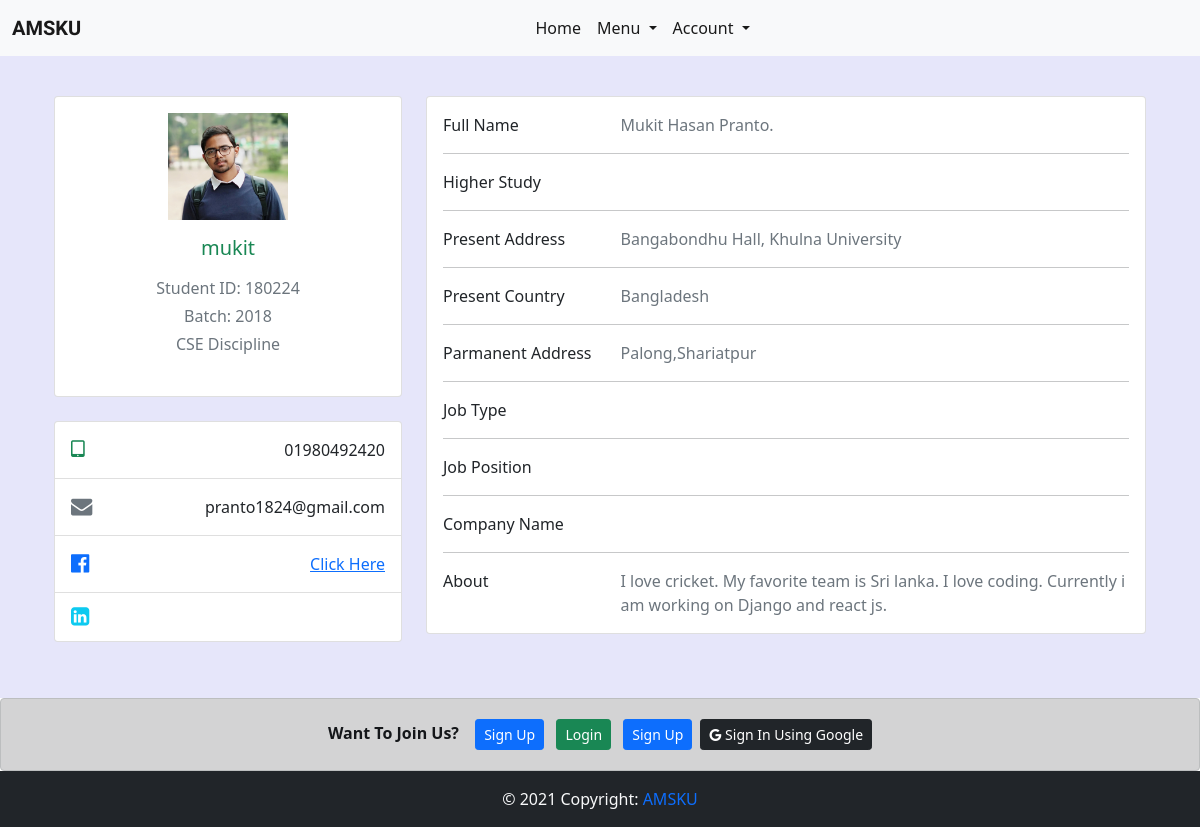
Page /profile/1/ on the committed database.
### home/models.py (models this page shows, shortened)
class Alumni_Profile(models.Model):
    discipline_list = ['Architecture','CSE','ECE','Math','URP','Physics','Chemistry','Stat','Pharmacy','BGE','FWT','FMRT','Agrotechnology','ES','SWE','BAD','HRM','DP','PM','DS','History','English','Bangla','IER','Sculpture','Econ','Sociology','MCJ','Law']
    Discipline_Choices = []
    for x in discipline_list:
        Discipline_Choices.append((x,x))
    Id_Choices = []
    for x in range(1,51):
        Id_Choices.append((str(x),str(x)))
    Batch_Choices = []
    for x in range(1991,2019):
        Batch_Choices.append((str(x),str(x)))
    job_list=['Agriculture','Architecture and Construction','Business Management and Administration','Education','Finance','Food','Government and Public Administration','Health Science','Human Services','Law, Public Safety, Corrections and Security','Manufacturing','Marketing, Sales and Service','Natural Resources','Science, Technology and Engineering','Other']
    Job_Choices = []
    for x in job_list:
        Job_Choices.append((x,x))
    country_list = ["Afghanistan","Albania","Algeria","Andorra","Angola","Anguilla","Antigua &amp; Barbuda","Argentina","Armenia","Aruba","Australia","Austria","Azerbaijan","Bahamas","Bahrain","Bangladesh","Barbados","Belarus","Belgium","Belize","Benin","Bermuda","Bhutan","Bolivia","Bosnia &amp; Herzegovina","Botswana","Brazil","British Virgin Islands","Brunei","Bulgaria","Burkina Faso","Burundi","Cambodia","Cameroon","Cape Verde","Cayman Islands","Chad","Chile","China","Colombia","Congo","Cook Islands","Costa Rica","Cote D Ivoire","Croatia","Cruise Ship","Cuba","Cyprus","Czech Republic","Denmark","Djibouti","Dominica","Dominican Republic","Ecuador","Egypt","El Salvador","Equatorial Guinea","Estonia","Ethiopia","Falkland Islands","Faroe Islands","Fiji","Finland","France","French Polynesia","French West Indies","Gabon","Gambia","Georgia","Germany","Ghana","Gibraltar","Greece","Greenland","Grenada","Guam","Guatemala","Guernsey","Guinea","Guinea Bissau","Guyana","Haiti","Honduras","Hong Kong","Hungary","Iceland","India","Indonesia","Iran","Iraq","Ireland","Isle of Man","Israel","Italy","Jamaica","Japan","Jersey","Jordan","Kazakhstan","Kenya","Kuwait","Kyrgyz Republic","Laos","Latvia","Lebanon","Lesotho","Liberia","Libya","Liechtenstein","Lithuania","Luxembourg","Macau","Macedonia","Madagascar","Malawi","Malaysia","Maldives","Mali","Malta","Mauritania","Mauritius","Mexico","Moldova","Monaco","Mongolia","Montenegro","Montserrat","Morocco","Mozambique","Namibia","Nepal","Netherlands","Netherlands Antilles","New Caledonia","New Zealand","Nicaragua","Niger","Nigeria","Norway","Oman","Pakistan","Palestine","Panama","Papua New Guinea","Paraguay","Peru","Philippines","Poland","Portugal","Puerto Rico","Qatar","Reunion","Romania","Russia","Rwanda","Saint Pierre &amp; Miquelon","Samoa","San Marino","Satellite","Saudi Arabia","Senegal","Serbia","Seychelles","Sierra Leone","Singapore","Slovakia","Slovenia","South Africa","South Korea","Spain","Sri Lanka","St Kitts &amp; Nevis","St Lucia","St Vincent","St. Lucia","Sudan","Suriname","Swaziland","Sweden","Switzerland","Syria","Taiwan","Tajikistan","Tanzania","Thailand","Timor L'Este","Togo","Tonga","Trinidad &amp; Tobago","Tunisia","Turkey","Turkmenistan","Turks &amp; Caicos","Uganda","Ukraine","United Arab Emirates","United Kingdom","Uruguay","Uzbekistan","Venezuela","Vietnam","Virgin Islands (US)","Yemen","Zambia","Zimbabwe"]
    Country_Choices = []
    for x in country_list:
        Country_Choices.append((x,x))
    full_name = models.CharField(max_length=255)
    image = models.FileField(upload_to='profile_pic/')
    certificate = models.FileField(upload_to='certificate/')
    discipline = models.CharField(max_length=255,choices=Discipline_Choices)
    student_id = models.CharField(max_length=10)
    batch = models.CharField(max_length=50,choices=Batch_Choices)
    job_type = models.CharField(max_length=50,blank=True)
    job_position = models.CharField(max_length=60,blank=True)
    company_name = models.CharField(max_length=60,blank=True)
    higher_study = models.CharField(max_length=60,blank=True)
    present_address = models.CharField(max_length=60)
    present_country = models.CharField(max_length=60,choices=Country_Choices)
    parmanent_address = models.CharField(max_length=60)
    mobile = models.CharField(max_length=60)
    facebook = models.URLField(max_length=60,blank=True)
    linkdin = models.URLField(max_length=60,blank=True)
    about_me = models.TextField(blank=True)
    is_verified = models.BooleanField(default=False)
    user = models.OneToOneField(settings.AUTH_USER_MODEL, on_delete=models.CASCADE,related_name="alumni_profile")

### home/views.py (the view)
# urls.py: path('profile/<int:id>/',profile_view, name='profile_view'),
def profile_view(request, id):
    profile_data = []
    try:
        profile_data = Alumni_Profile.objects.get(user=id)
    except:
        if request.user.id == id:
            return redirect('home:create_profile', id)
        else:
            pass
    context = {
        'profile': profile_data,
    }
    return render(request, "home/profile_view.html",context)

### home/context_processors.py (called while the page is built)
def add_variable_to_context(request):
    current_news_letter = News_Letter.objects.all().order_by('-start_date').first()
    return {
        'current_newsletter':current_news_letter,
    }

### templates/home/profile_view.html (shortened to what this page needs)
{% extends 'base.html' %}
{% block content %}
<section class='profile_view'>
  {% if profile.is_verified %}
  <div class="container py-3">
    <div class="row">
      <div class="col-lg-4">
        <div class="card mb-4">
          <div class="card-body text-center">
            <img src={{profile.image.url}} alt="profile_picture"
              class="img-fluid" style="width: 120px;">
            <h5 class="my-3 text-success">{{profile.user}}</h5>
            <p class="text-muted mb-1">Student ID: {{profile.student_id}}</p>
            <p class="text-muted mb-1">Batch: {{profile.batch}}</p>
            <p class="text-muted mb-4">{{profile.discipline}} Discipline</p>
          </div>
        </div>
        <div class="card mb-4 mb-lg-0">
          <div class="card-body p-0">
            <ul class="list-group list-group-flush rounded-3">
              <li class="list-group-item d-flex justify-content-between align-items-center p-3">
                <i class="fa fa-tablet fa-lg text-success"></i>
                <p class="mb-0">{{profile.mobile}}</p>
              </li>
              <li class="list-group-item d-flex justify-content-between align-items-center p-3">
                <i class="fa fa-envelope fa-lg text-secondary"></i>
                <p class="mb-0">{{profile.user.email}}</p>
              </li>
              <li class="list-group-item d-flex justify-content-between align-items-center p-3">
                <i class="fa fa-facebook-official fa-lg text-primary"></i>
                {% if profile.facebook %}
                <a target="_blank" href="{{profile.facebook}}"><p class='mb-0'>Click Here</p></a>
                {% endif %}
              </li>
              <li class="list-group-item d-flex justify-content-between align-items-center p-3">
                <i class="fa fa-linkedin-square fa-lg text-info"></i>
              </li>
            </ul>
          </div>
        </div>
      </div>
      <div class="col-lg-8">
        <div class="card mb-4">
          <div class="card-body">
            <div class="row">
              <div class="col-sm-3">
                <p class="mb-0">Full Name</p>
              </div>
              <div class="col-sm-9">
                <p class="text-muted mb-0">{{profile.full_name}}</p>
              </div>
            </div>
            <hr>
            <div class="row">
              <div class="col-sm-3">
                <p class="mb-0">Higher Study</p>
              </div>
              <div class="col-sm-9">
              </div>
            </div>
            <hr>
            <div class="row">
              <div class="col-sm-3">
                <p class="mb-0">Present Address</p>
              </div>
              <div class="col-sm-9">
                <p class="text-muted mb-0">{{profile.present_address}}</p>
              </div>
            </div>
            <hr>
            <div class="row">
              <div class="col-sm-3">
                <p class="mb-0">Present Country</p>
              </div>
              <div class="col-sm-9">
                <p class="text-muted mb-0">{{profile.present_country}}</p>
              </div>
            </div>
            <hr>
            <div class="row">
              <div class="col-sm-3">
                <p class="mb-0">Parmanent Address</p>
              </div>
              <div class="col-sm-9">
                <p class="text-muted mb-0">{{profile.parmanent_address}}</p>
              </div>
            </div>
            <hr>
            <div class="row">
              <div class="col-sm-3">
                <p class="mb-0">Job Type</p>
              </div>
              <div class="col-sm-9">
              </div>
            </div>
            <hr>
            <div class="row">
              <div class="col-sm-3">
                <p class="mb-0">Job Position</p>
              </div>
              <div class="col-sm-9">
              </div>
            </div>
            <hr>
            <div class="row">
              <div class="col-sm-3">
                <p class="mb-0">Company Name</p>
              </div>
              <div class="col-sm-9">
              </div>
            </div>
            <hr>
            <div class="row">
              <div class="col-sm-3">
                <p class="mb-0">About</p>
              </div>
              <div class="col-sm-9">
                <p class="text-muted mb-0">{{profile.about_me}}</p>
              </div>
            </div>
          </div>
        </div>
      </div>
    </div>
  </div>
  {% else %}
  <h4 class='text-center text-danger'>Your Profile Verification is Pending. We will contact you soon via email.</h4>
  {% endif %}
  </section>
{% endblock content %}

### templates/base.html (style rules this page uses)
* { padding: 0; margin: 0; }

### rows in the picture
Alumni_Profile: image (picture), user "mukit", student_id "180224", batch "2018", discipline "CSE", mobile "01980492420", user.email "pranto1824@gmail.com", full_name "Mukit Hasan Pranto.", present_address "Bangabondhu Hall, Khulna University", present_country "Bangladesh", parmanent_address "Palong,Shariatpur", about_me "I love cricket. My favorite team is Sri lanka. I love coding. Currently i am working on Django and react js."
